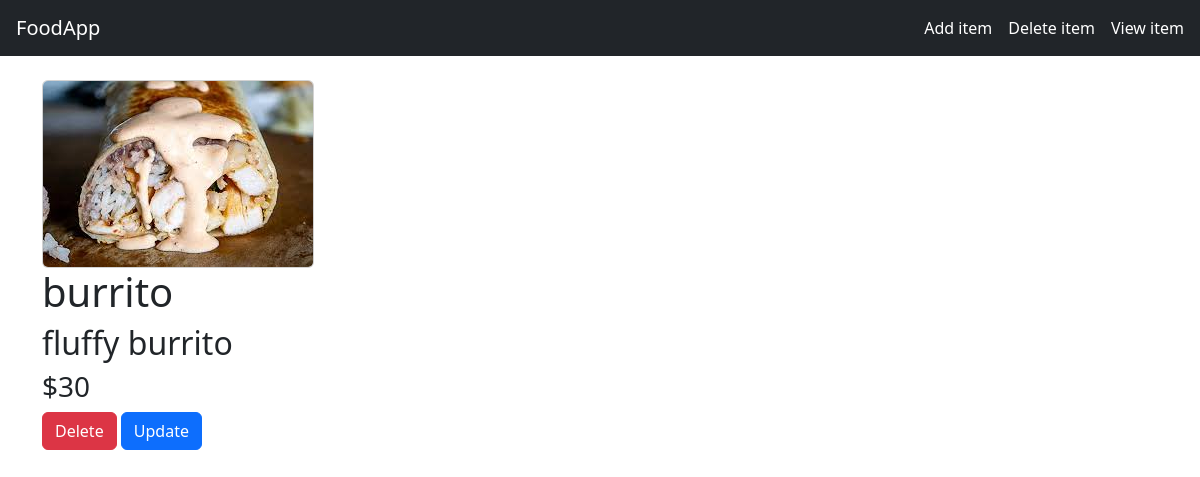
Page /food/3/ on the committed database.
### food/models.py (models this page shows, shortened)
class Item(models.Model):
    item_name = models.CharField(max_length=200)
    item_desc = models.TextField()
    item_price = models.IntegerField()
    item_image = models.ImageField(upload_to='images/', default='images/pl.png')

### food/views.py (the view)
# urls.py: path('<int:item_id>/',views.detail,name='detail'),
def detail(request,item_id):
    item = Item.objects.get(pk=item_id)
    context ={
        'item':item,
    }
    return render(request,'food/detail.html',context)

### food/templates/food/detail.html (shortened to what this page needs)
{% extends "food/base.html" %}
{% load static %}
{% block body %}
<div class"container">
    <div class"row">
        <div class"col-md-6">
            <img height="300px" src="{{ item.item_image.url }}" class="card"/>
        </div>
            <div class"col-md-6">
                <h1>{{ item.item_name }}</h1>
                <h2>{{ item.item_desc }}</h2>
                <h3>${{ item.item_price }}</h3>
                <a href="{% url 'food:delete_item' item.id %}" class="btn btn-danger">Delete</a>
                <a href="{% url 'food:update_item' item.id %}" class="btn btn-primary">Update</a>
        </div>
    </div>
</div>
{% endblock %}

### food/static/food/style.css (style rules this page uses)
body { background-color: rgb(100, 100, 122); }

### rows in the picture
Item: item_image (picture), item_name "burrito", item_desc "fluffy burrito", item_price "30"
